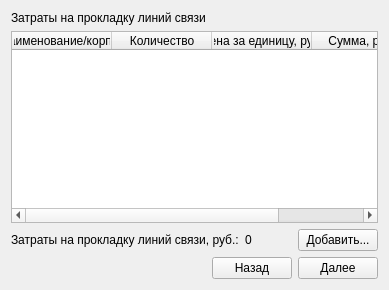
      <widget class="QWidget" name="tab_12">
       <attribute name="title">
        <string>Реализация4</string>
       </attribute>
       <layout class="QVBoxLayout" name="verticalLayout_9">
        <item>
         <widget class="QLabel" name="label_175">
          <property name="text">
           <string>Затраты на прокладку линий связи</string>
          </property>
         </widget>
        </item>
        <item>
         <widget class="QTableWidget" name="tableWidget_7">
          <column>
           <property name="text">
            <string>Наименование/корпус</string>
           </property>
          </column>
          <column>
           <property name="text">
            <string>Количество</string>
           </property>
          </column>
          <column>
           <property name="text">
            <string>Цена за единицу, руб.</string>
           </property>
          </column>
          <column>
           <property name="text">
            <string>Сумма, руб.</string>
           </property>
          </column>
         </widget>
        </item>
        <item>
         <layout class="QHBoxLayout" name="horizontalLayout_27">
          <item>
           <widget class="QLabel" name="label_10">
            <property name="text">
             <string>Затраты на прокладку линий связи, руб.:</string>
            </property>
           </widget>
          </item>
          <item>
           <widget class="QLabel" name="label_11">
            <property name="text">
             <string>0</string>
            </property>
           </widget>
          </item>
          <item>
           <spacer name="horizontalSpacer_23">
            <property name="orientation">
             <enum>Qt::Horizontal</enum>
            </property>
            <property name="sizeHint" stdset="0">
             <size>
              <width>40</width>
              <height>20</height>
             </size>
            </property>
           </spacer>
          </item>
          <item>
           <widget class="QPushButton" name="pushButton_31">
            <property name="text">
             <string>Добавить...</string>
            </property>
           </widget>
          </item>
         </layout>
        </item>
        <item>
         <layout class="QHBoxLayout" name="horizontalLayout_26">
          <item>
           <spacer name="horizontalSpacer_22">
            <property name="orientation">
             <enum>Qt::Horizontal</enum>
            </property>
            <property name="sizeHint" stdset="0">
             <size>
              <width>40</width>
              <height>20</height>
             </size>
            </property>
           </spacer>
          </item>
          <item>
           <widget class="QPushButton" name="pushButton_29">
            <property name="text">
             <string>Назад</string>
            </property>
           </widget>
          </item>
          <item>
           <widget class="QPushButton" name="pushButton_30">
            <property name="text">
             <string>Далее</string>
            </property>
           </widget>
          </item>
         </layout>
        </item>
       </layout>
      </widget>
